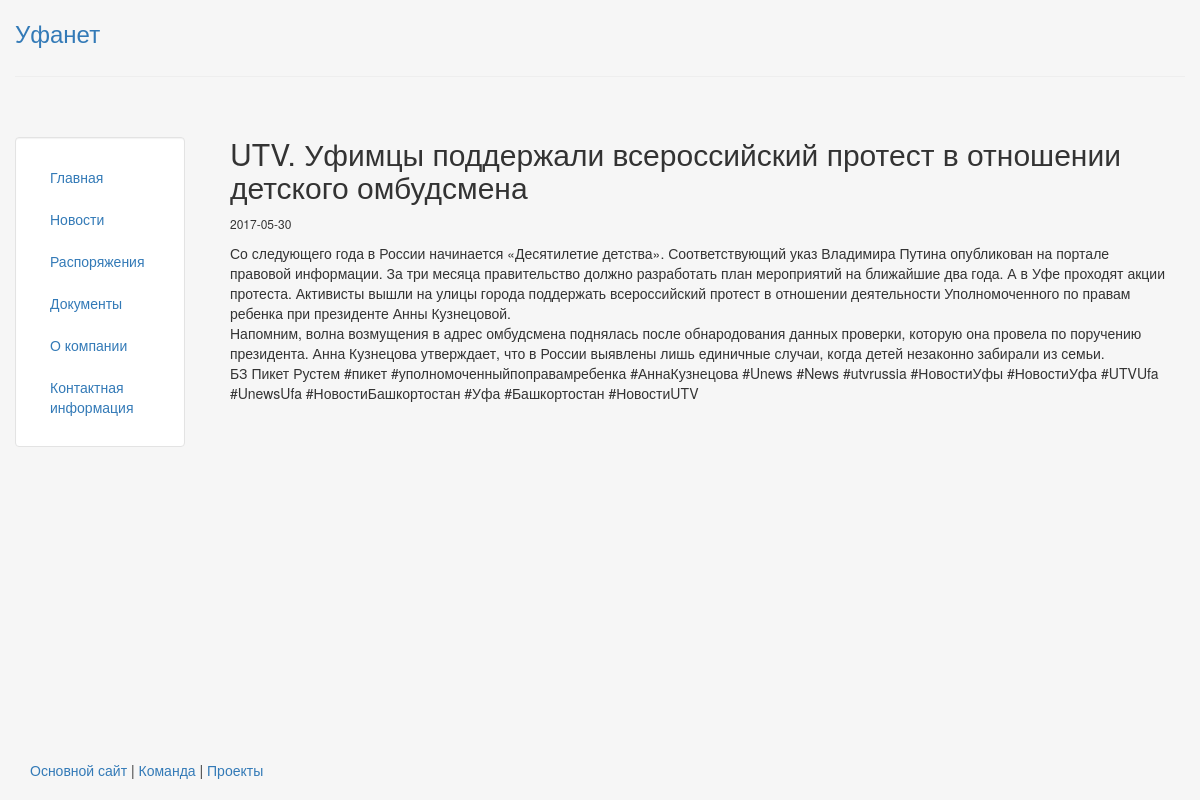
The app's page /blog/6 with its own data.
### blog/models.py (models this page shows, shortened)
class Post(models.Model):
    title = models.CharField(max_length=140)
    body = models.TextField()
    date = models.DateTimeField()

### blog/templates/blog/post.html
{% extends "personal/header.html" %}
{% block content %}
  <h2>{{ post.title }}</h2>
  <span class="post-date">{{ post.date|date:'Y-m-d' }}</span>
  <div class="post-body">
    {{ post.body|safe|linebreaks }}
  </div>
{% endblock %}

### personal/static/personal/css/styles.css (style rules this page uses)
html, body { height:100%; background-color:#f6f6f6 }
.post-body { padding:10px 0 0 0; font-size:14px; line-height:20px; }
.post-date { font-size:12px; }

### records on screen
Post: title "UTV. Уфимцы поддержали всероссийский протест в отношении детского омбудсмена", date "2017-05-30", body "Со следующего года в России начинается «Десятилетие детства». Соответствующий указ Владимира Путина опубликован на портале правовой информации. За три месяца правительство должно разработать план мероприятий на ближайшие два года. А в Уфе проходят акции протеста. Активисты вышли на улицы города поддержать всероссийский протест в отношении деятельности Уполномоченного по правам ребенка при президенте Анны Кузнецовой. Напомним, волна возмущения в адрес омбудсмена поднялась после обнародования данных проверки, которую она провела по поручению президента. Анна Кузнецова утверждает, что в России выявлены лишь единичные случаи, когда детей незаконно забирали из семьи. БЗ Пикет Рустем #пикет…"
